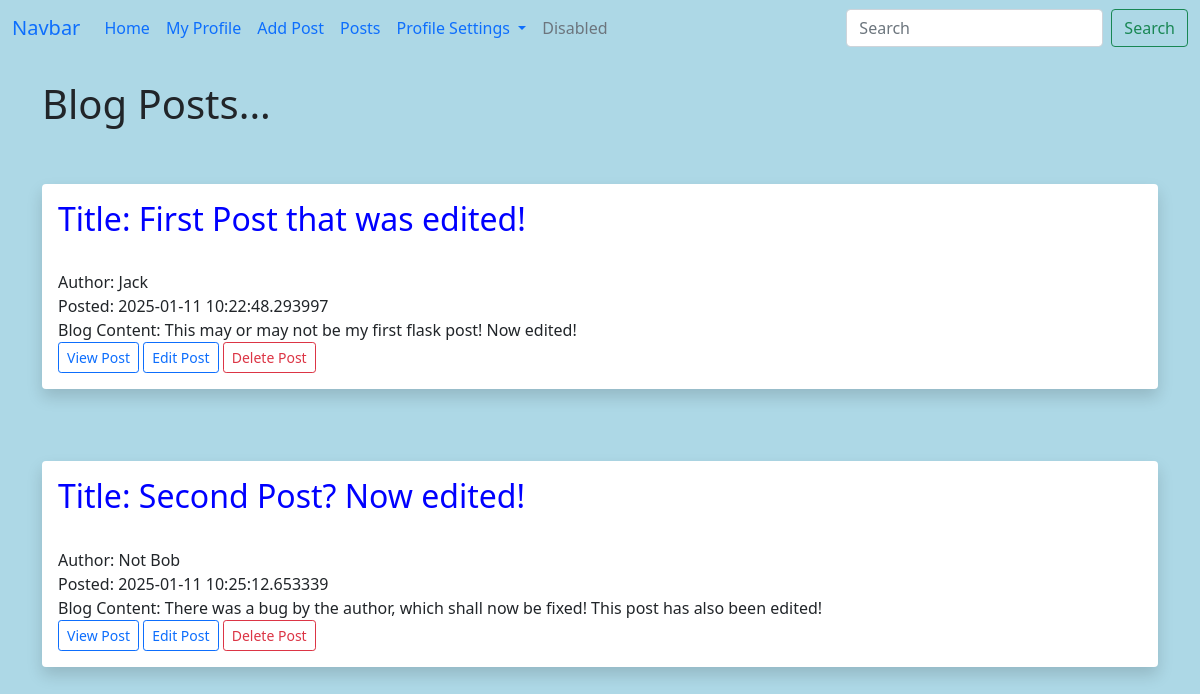
Page /posts on the earlier database version.
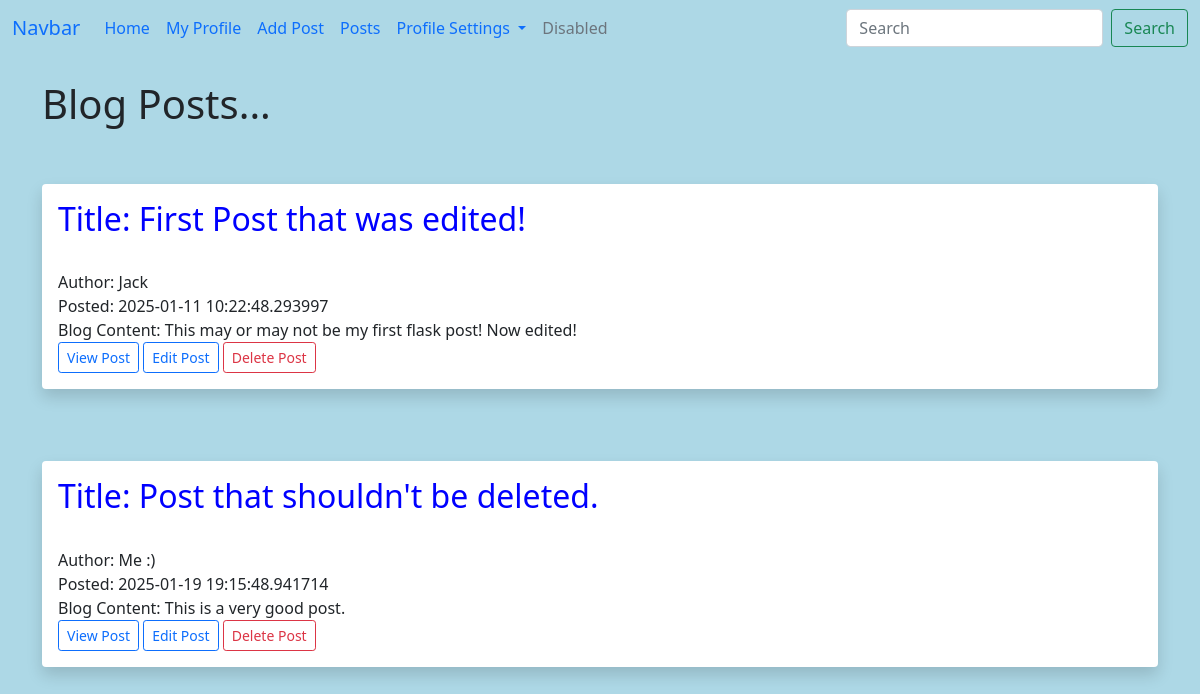
Same page on the later database version.
### whynot.py (models this page shows)
class Posts(db.Model):
    id=db.Column(db.Integer,primary_key=True)
    title = db.Column(db.String(255))
    content = db.Column(db.Text)
    author = db.Column(db.String(255))
    date_posted = db.Column(db.DateTime,default=datetime.now)
    slug=db.Column(db.String(255)) #Changes url from number to a title

### whynot.py (the view)
@app.route('/posts')
def posts():
    posts=Posts.query.order_by(Posts.date_posted)
    return render_template('posts.html',posts=posts)

### templates/posts.html (shortened to what this page needs)
{% extends 'base.html' %}
{% block content %}
<h1>Blog Posts...</h1>
<br>
{% for post in posts %}
    <br/>
    <div class="shadow p-3 mb-5 bg-body rounded">
        <h2>Title: {{ post.title }}</h2><br/>
        Author: {{ post.author }}<br/>
        Posted: {{ post.date_posted }}<br/>
        Blog Content: {{ post.content }}<br/>
        <a href="{{ url_for('post',id=post.id) }}" class="btn btn-outline-primary btn-sm">View Post</a>
        <a href="{{ url_for('edit_post',id=post.id) }}" class="btn btn-outline-primary btn-sm">Edit Post</a>
        <a href="{{ url_for('delete_post',id=post.id) }}" class="btn btn-outline-danger btn-sm">Delete Post</a>
    </div>
{% endfor %}
{% endblock %}

### templates/base.html (shortened to what this page needs)
<!doctype html>
<html lang="en">
  <head>
    <link href="https://cdn.jsdelivr.net/npm/bootstrap@5.0.0-beta1/dist/css/bootstrap.min.css" rel="stylesheet">
    <link href="{{ url_for('static', filename='css/style.css') }}" rel="stylesheet">
  </head>
  <body>
    {% include 'navbar.html' %}
  	<br/>
  	<div class="container">
		{% block content %}
		{% endblock %}
	</div>
  </body>
</html>

### templates/navbar.html (shortened to what this page needs)
<nav class="navbar navbar-expand-lg bg-body-tertiary">
    <div class="container-fluid">
      <a class="navbar-brand" href="#">Navbar</a>
      <div class="collapse navbar-collapse" id="navbarSupportedContent">
        <ul class="navbar-nav me-auto mb-2 mb-lg-0">
          <li class="nav-item">
            <a class="nav-link active" aria-current="page" href="{{ url_for('index') }}">Home</a>
          </li>
          <li class="nav-item">
            <a class="nav-link" href="{{ url_for('info') }}">My Profile</a>
          </li>
          <li class="nav-item">
            <a class="nav-link" href="{{ url_for('add_post') }}">Add Post</a>
          </li>
          <li class="nav-item">
            <a class="nav-link" href="{{ url_for('posts') }}">Posts</a>
          </li>
          <li class="nav-item dropdown">
            <a class="nav-link dropdown-toggle" href="#" role="button" data-bs-toggle="dropdown" aria-expanded="false">
              Profile Settings
            </a>
          </li>
          <li class="nav-item">
            <a class="nav-link disabled" aria-disabled="true">Disabled</a>
          </li>
        </ul>
        <form class="d-flex" role="search">
          <input class="form-control me-2" type="search" placeholder="Search" aria-label="Search">
          <button class="btn btn-outline-success" type="submit">Search</button>
        </form>
      </div>
    </div>
  </nav>

### static/css/style.css (style rules this page uses)
h2 { size:60px; color:blue; }
body { background-color: lightblue; }

Differences in the rows shown:
removed Posts: title "Second Post? Now edited!", author "Not Bob", date_posted "2025-01-11 10:25:12.653339", content "There was a bug by the author, which shall now be fixed! This post has also been edited!"
added Posts: title "Post that shouldn't be deleted.", author "Me :)", date_posted "2025-01-19 19:15:48.941714", content "This is a very good post."
